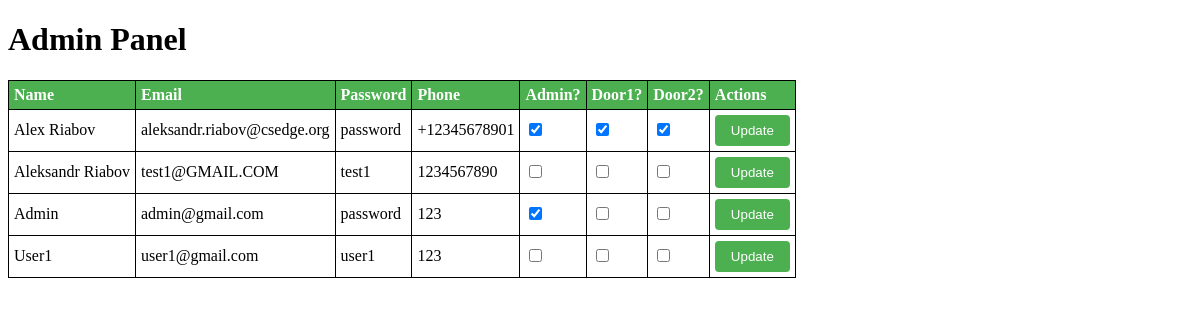
Page /admin (signed in) on the earlier database version.
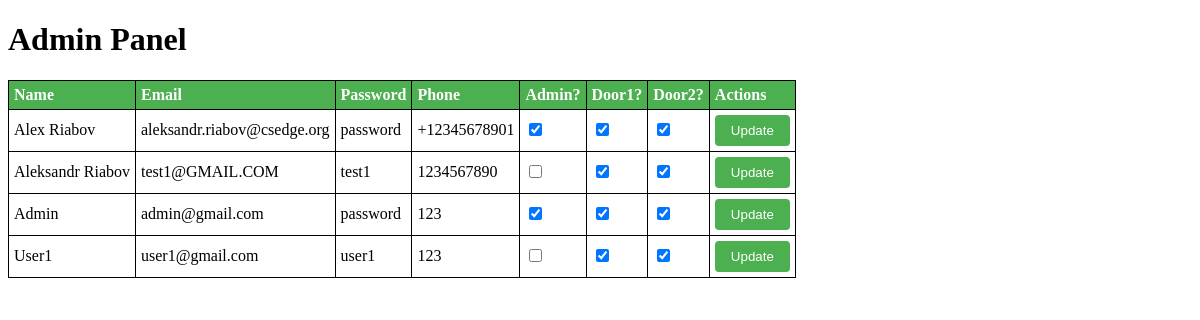
Same page on the later database version.
### tables this page shows
CREATE TABLE users(name TEXT NOT NULL, email TEXT NOT NULL, phone TEXT, password TEXT NOT NULL, _isAdmin INTEGER DEFAULT 0 NOT NULL, door1 INTEGER DEFAULT 0 NOT NULL, door2 INTEGER DEFAULT 0 NOT NULL );

### app.py (the view)
@app.route('/admin')
def admin():
    if session['_isAdmin'] == 1:
        conn = sqlite3.connect('./static/myapp.db')
        curs = conn.cursor()
        curs.execute('SELECT * FROM users')
        users = curs.fetchall()
        return render_template('admin.html', users=users)
    else : return redirect(url_for('profile'))

### templates/admin.html (shortened to what this page needs)
<!DOCTYPE html>
<html>
  <head>
  </head>
  <body>
    <h1>Admin Panel</h1>
    <table>
      <thead>
        <tr>
          <th>Name</th>
          <th>Email</th>
          <th>Password</th>
          <th>Phone</th>
          <th>Admin?</th>
          <th>Door1?</th>
          <th>Door2?</th>
          <th>Actions</th>
        </tr>
      </thead>
      <tbody>
        {% for user in users %}
        <tr>
            <form action="/update" method="POST">
                <td>{{ user[0] }}</td>
                <td>{{ user[1] }}</td>
                <td>{{ user[3] }}</td>
                <td>{{ user[2] }}</td>
                <td>
                  <input type="checkbox" name="isAdmin"  {% if user[4] == 1 %}checked value="1" {% else %} value="0" {% endif %}>
                </td>
                <td>
                  <input type="checkbox" name="door1" value="1" {% if user[5] == 1 %}checked value="1" {% else %} value="0" {% endif %}>
                </td>
                <td>
                  <input type="checkbox" name="door2" value="1" {% if user[6] == 1 %}checked value="1" {% else %} value="0" {% endif %}>
                </td>
                <td><input type="submit" value="Update"></td>
              </form>
        {% endfor %}
      </tbody>
    </table>
  </body>
</html>

### templates/admin.html (style rules this page uses)
table, th, td { border: 1px solid black; border-collapse: collapse; }
th, td { padding: 5px; text-align: left; }
th { background-color: #4CAF50; color: white; }
input[type="submit"] { background-color: #4CAF50; color: white; padding: 8px 16px; text-decoration: none; border: none; border-radius: 4px; cursor: pointer; }

Differences in the rows shown:
changed users "Aleksandr Riabov": door1 "☐" → "☑"; door2 "☐" → "☑"
changed users "Admin": door1 "☐" → "☑"; door2 "☐" → "☑"
changed users "User1": door1 "☐" → "☑"; door2 "☐" → "☑"
